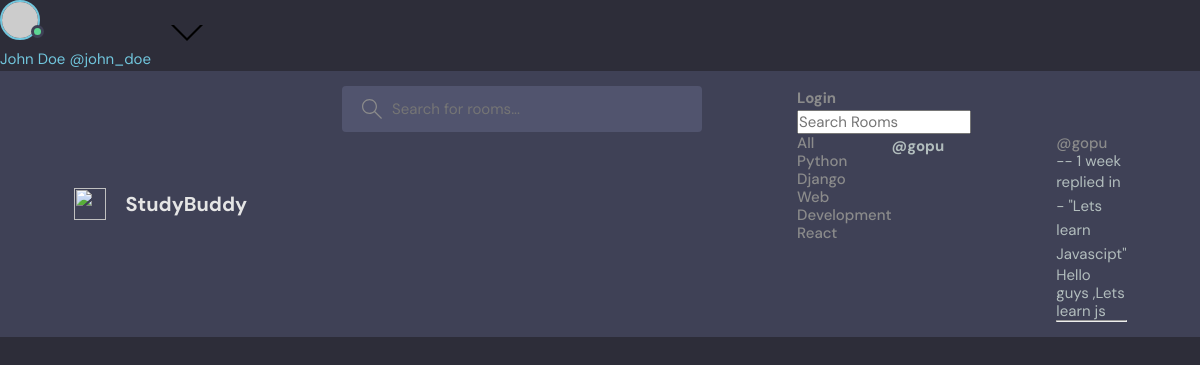
The page /profile/2 on the database its author committed.
### hotel/models.py (models this page shows, shortened)
class Topic(models.Model):
    name = models.CharField(max_length=200)

class Message(models.Model):
    user = models.ForeignKey(User, on_delete=models.CASCADE)
    room = models.ForeignKey(Room, on_delete=models.CASCADE)
    body = models.TextField()
    updated = models.DateTimeField(auto_now = True)
    created = models.DateTimeField(auto_now_add = True)
    class Meta:
        ordering = ['-updated','-created']

class Room(models.Model):
    host = models.ForeignKey(User,on_delete=models.SET_NULL,null=True)
    topic = models.ForeignKey(Topic,on_delete=models.SET_NULL,null=True)
    name = models.CharField(max_length=200)
    description = models.TextField(null=True, blank=True)
    participants = models.ManyToManyField(User, related_name='participants',blank=True)
    updated = models.DateTimeField(auto_now = True)
    created = models.DateTimeField(auto_now_add = True)
    class Meta:
        ordering = ['-updated','-created']
    def __str__(self):
        return self.name

### hotel/views.py (the view)
# urls.py: path('profile/<str:pk>',views.profileview,name='profile'),
def profileview(request,pk):
    roommsg= Message.objects.all().filter(user_id =pk)
    room = Room.objects.all().filter(host_id=pk)
    user = roommsg.first()
    topics= Topic.objects.all().filter()
    context ={'roommsg' : roommsg,'room' : room ,'user':user,'topics' : topics}
    return render(request,'hotel/profile.html',context)

### hotel/templates/hotel/profile.html (shortened to what this page needs)
{% extends 'main.html' %}
{% block content %}
<div class="profile_con">
<div>
    {% include "hotel/browse.html" %}
</div>
<div>
    <h1>@{{ user.user }}</h1>
</div>
<div>
    {% include "hotel/recent.html" %}
</div>
{% endblock content %}

### hotel/templates/hotel/browse.html
<p>
    <a href="{% url 'home' %}">All</a>
</p>
{% for topic in topics%}
<p>
    <a href="{% url 'home' %}?q={{ topic.name }}">{{ topic.name }}</a>
</p>
{% endfor%}

### hotel/templates/hotel/recent.html (shortened to what this page needs)
<div>
    {%for msg in roommsg %}
    <small><p><a href="{% url 'profile' msg.user.id %}">@{{ msg.user }}</a> -- {{msg.created|timesince}} </p></small>
    <small>
        <div>
            replied in - "{{ msg.room }}"
            <div>
            <p>    {{  msg.body }}</p>
            </div>
        </div>
    </small>
    <hr>
    {% endfor %}

### static/styles/style.css (style rules this page uses)
:root { --color-main: #71c6dd; --color-main-light: #e1f6fb; --color-dark: #3f4156; --color-dark-medium: #51546e; --color-dark-light: #696d97; --color-light: #e5e5e5; --color-gray: #8b8b8b; --color-light-gray: #b2bdbd; --color-bg: #2d2d39; --color-success: #5dd693; --color-error: #fc4b0b; }
* { font-family: "DM Sans", -apple-system, BlinkMacSystemFont, "Segoe UI", Roboto, Oxygen, Ubuntu, Cantarell, "Open Sans", "Helvetica Neue", sans-serif; margin: 0; padding: 0; box-sizing: border-box; text-rendering: optimizeLegibility; font-size: inherit; }
html { font-size: 56.25%; }
@media only screen and (min-width: 1200px) { html { font-size: 62.5%; } }
body { line-height: 1.6; font-weight: 400; font-size: 1.5rem; color: var(--color-light-gray); background-color: var(--color-bg); min-height: 100vh; }
a { display: inline-block; color: var(--color-main); text-decoration: none; }
.header__menu a { display: flex; gap: 1.5rem; align-items: center; font-weight: 500; text-decoration: none; color: var(--color-gray); }
.header__menu p { line-height: 1.2; }

### hotel/templates/hotel/profile.html (style rules this page uses)
.profile_con { display:grid; grid-template-columns: 1fr 3fr 1fr; }

### rows shown on the page
Topic: name "Python"
Topic: name "Django"
Topic: name "Web Development"
Topic: name "React"
Message: user "gopu", created "1 week", room "Lets learn Javascipt", body "Hello guys ,Lets learn js"
